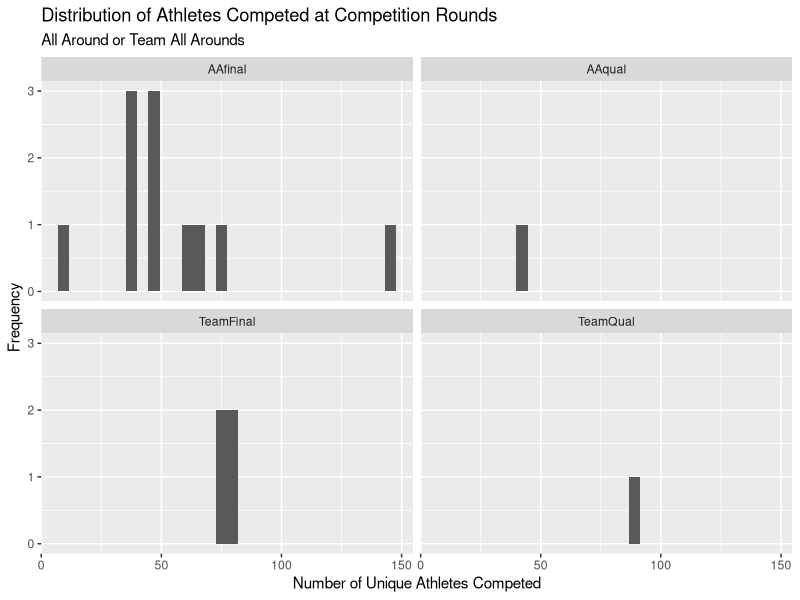
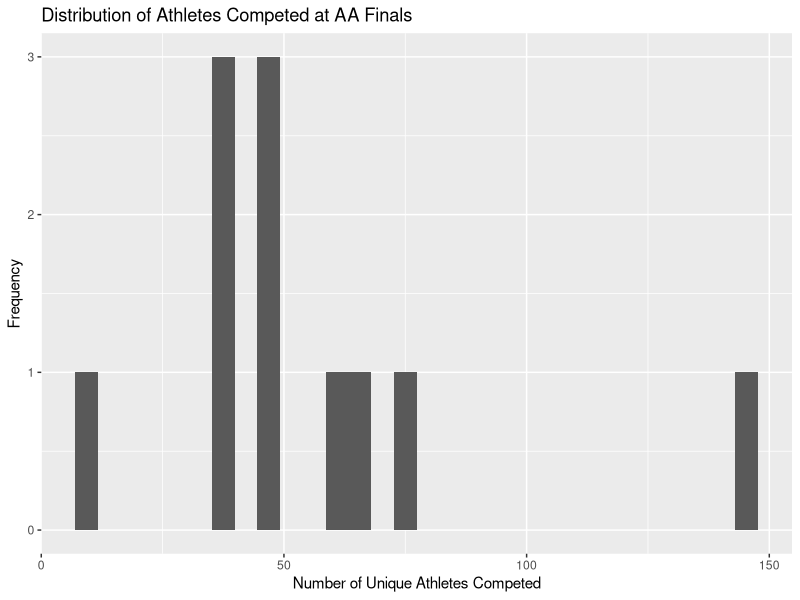
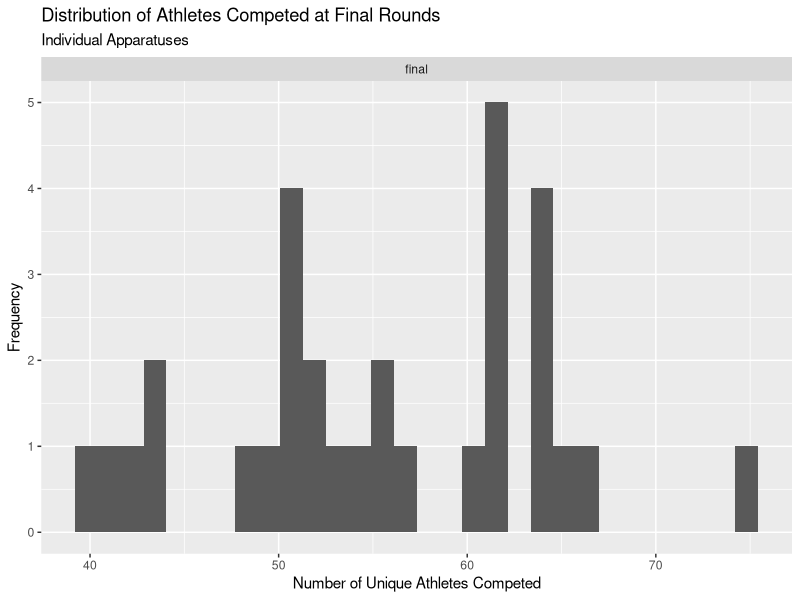
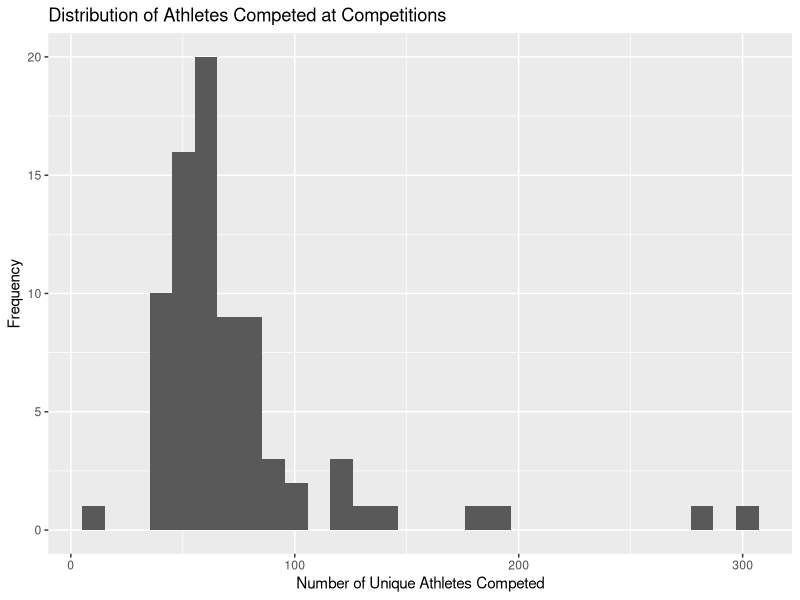
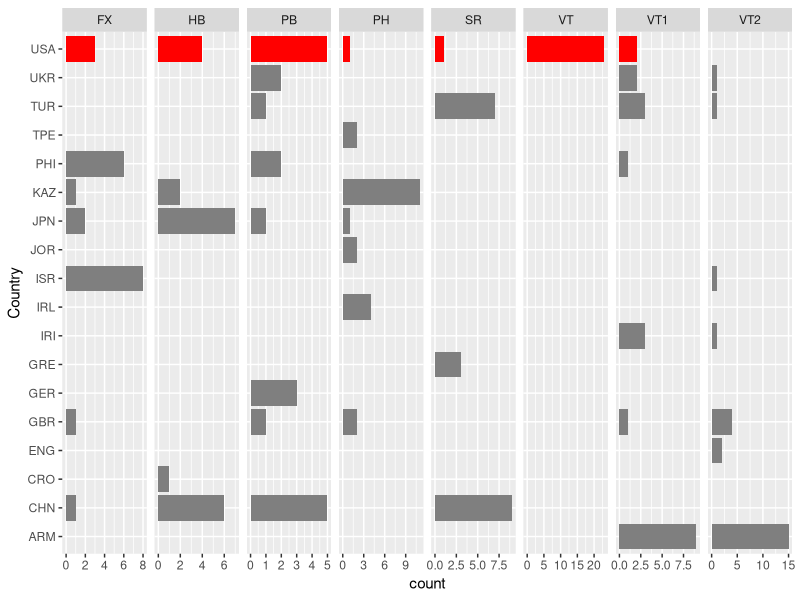
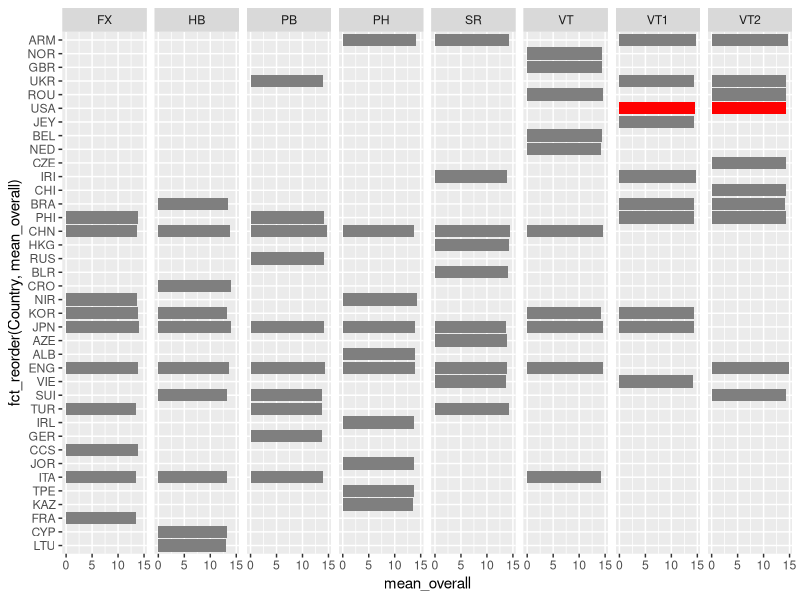
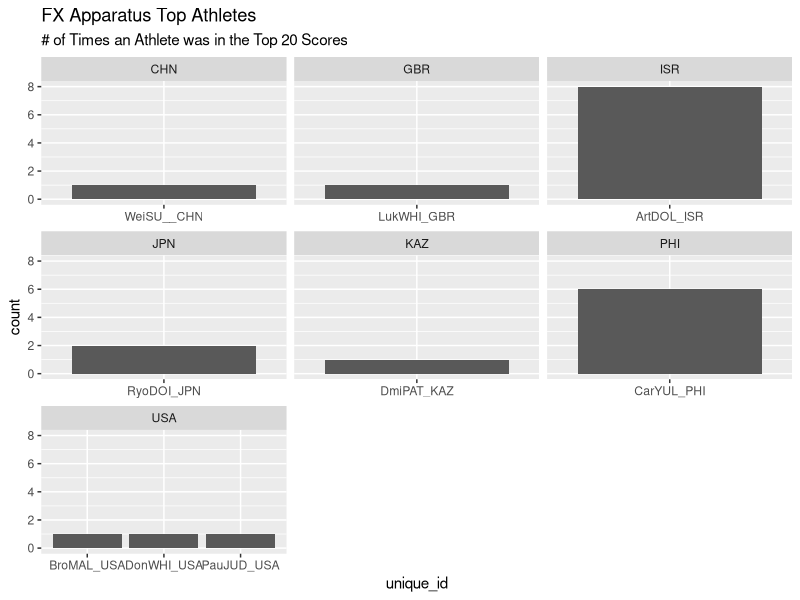
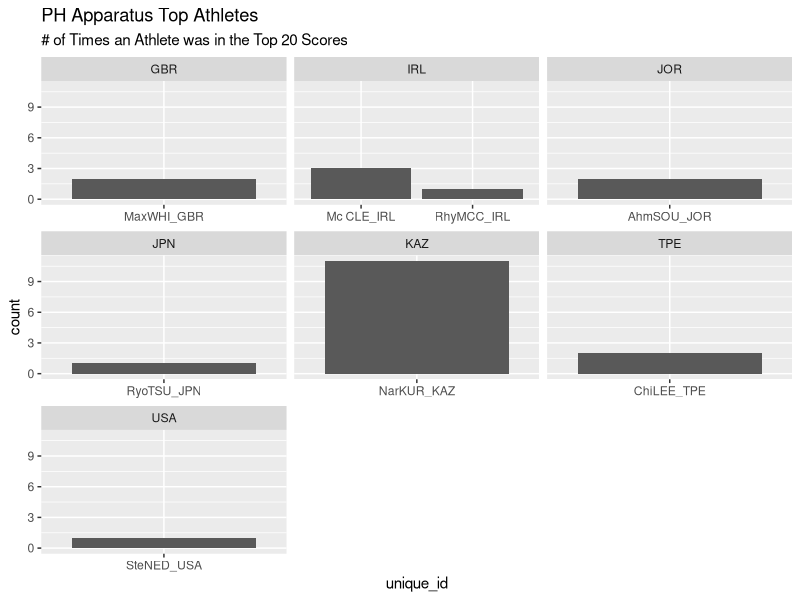

The R script that drew these images, in order: (Note: this script raises an error after producing the figures.)
## ---- chunk 1
#| echo : false
#| label: downloading-packages
#| message: false
#| include: false

library(tidyverse)
library(knitr)
library(stringr)
## ---- chunk 2
#| echo : false
#| label: read-data
#| message: false
#| include: false

#make sure this is forked to github so it's not a local file path
earlydata <- read_csv("Cleaned Data/data_2017_2021.csv")
laterdata <- read_csv("Cleaned Data/data_2022_2023.csv")

#will not be using early dataset because it only contains data about female athletes
early <- earlydata |>
  drop_na(Score, E_Score, D_Score, Apparatus, Round, Location, Competition, Country, Gender)

later <- laterdata |>
  drop_na(Score, E_Score, D_Score, Apparatus, Round, Location, Competition, Country, Gender)
## ---- chunk 3
#indonesian gymnast's name is Abiyu RAFI not ABIYURAFI
laterdata <- laterdata |>
  mutate(FirstName = ifelse(LastName == "ABIYURAFI" & FirstName == ".", "Abiyu", FirstName),
    LastName = ifelse(LastName == "ABIYURAFI", "RAFI", LastName))

laterdata <- laterdata |>
  mutate(Apparatus = if_else(Apparatus == 'hb', 'HB', Apparatus))


laterdata <- laterdata |>
  mutate(firstname_check = ifelse(str_length(FirstName) >= 3, 1, 0),
         lastname_check = ifelse(str_length(LastName) >= 3, 1, 0))

laterdata <- laterdata |>
  mutate(FirstName = ifelse(firstname_check == 0, paste0(FirstName, "_"), FirstName),
         LastName = ifelse(lastname_check == 0, paste0(LastName, "_"), LastName))

#based on string methods -- creating unique athlete IDs
laterdata <- laterdata |>
  mutate(unique_id = paste0(str_sub(FirstName, 1, 3), str_sub(LastName, 1, 3), "_", Country))

laterdata |>
  filter(Gender == "w",
         Country == "USA")

#create a vector for AA or team
AA_team <- c("AAfinal", "TeamFinal", "TeamQual", "AAqual")
'%notin%' <- function(x,y)!('%in%'(x,y))

finals_vector <- c("AAfinal", "TeamFinal", "final")
## ---- chunk 4
#these quantiles are already grouped by gender and competition, round, apapratus, etc. so no bleeding
quantiled_data <- laterdata |>
  group_by(Gender, Competition, Round, Apparatus) |>
  mutate(quantile_20s = ntile(-Score, 5),
         quantile_10s = ntile(-Score, 10))

#filter out the athletes who have NEVER made it to a final, ever
filtered_data <- quantiled_data |>
  group_by(unique_id) |>
  filter(any(Round == "final" | Round == "TeamFinal" | Round == "AAfinal")) |>
  ungroup()

#summary of number of athletes competed in each competition in each round
number_athletes <- filtered_data |>
  group_by(Competition, Round) |>
  summarise(athletes_participated = n_distinct(unique_id))

number_athletes |>
  filter(Round %in% AA_team) |>
  ggplot(aes(x = athletes_participated)) +
    geom_histogram() +
    facet_wrap(~ Round) +
    labs(x = "Number of Unique Athletes Competed",
         y = "Frequency",
         title = "Distribution of Athletes Competed at Competition Rounds",
         subtitle = "All Around or Team All Arounds")

number_athletes |>
  filter(Round == "AAfinal") |>
  ggplot(aes(x = athletes_participated)) +
    geom_histogram() +
    labs(x = "Number of Unique Athletes Competed",
         y = "Frequency",
         title = "Distribution of Athletes Competed at AA Finals")

# at the oceania continental championships, only 10 unique athletes competed
# every other competition at each round has at minimum 36 athletes competing

number_athletes |>
  filter(Round == "final") |>
  ggplot(aes(x = athletes_participated)) +
    geom_histogram() +
    facet_wrap(~ Round) +
    labs(x = "Number of Unique Athletes Competed",
         y = "Frequency",
         title = "Distribution of Athletes Competed at Final Rounds",
         subtitle = "Individual Apparatuses")


#at these final rounds, there are at least 40 athletes in each final, so it's fine

ggplot(number_athletes, aes(x = athletes_participated)) +
  geom_histogram() +
  labs(x = "Number of Unique Athletes Competed",
       y = "Frequency",
       title = "Distribution of Athletes Competed at Competitions")

#going to left join to show the number of athletes that participated per round

joined_data <- filtered_data |>
  left_join(number_athletes, by = c("Competition", "Round"))

#now the athletes_participated column = how many athletes competed in it


#this filters out the individual records for ppl who were not in top quantiles at a competition
final_data <- joined_data |>
  filter((athletes_participated <= 100 & quantile_20s == 1) | (athletes_participated > 100 & quantile_10s == 1) | (Competition == "Oceania Continental Championships 2023" & quantile_20s %in% c(1, 2)))

#now let's check the number of unique athletes left
final_data |>
  group_by(Country) |>
  summarise(athletes_left = n_distinct(unique_id))

#there are 679 athletes left in total once we have filtered, USA still has 91 left
## ---- chunk 5


#for only the apparatus events
top_20_apparatus_men <- laterdata |>
  filter(Gender == "m",
         Round %notin% AA_team) |>
  select(Apparatus, unique_id, Country, Date, Competition, Round, Score) |>
  group_by(Apparatus) |>
  arrange(desc(Score)) |>
  slice_max(order_by = Score, n = 20)

top_20_apparatus_women <- laterdata |>
  filter(Gender == "w",
         Round %notin% AA_team) |>
  select(Apparatus, unique_id, Country, Date, Competition, Round, Score) |>
  group_by(Apparatus) |>
  arrange(desc(Score)) |>
  slice_max(order_by = Score, n = 20)

#top_20_apparatus_men
## ---- chunk 6
top_20_apparatus_men |>
  ggplot(aes(x = Country, fill = ifelse(Country == "USA", "Is USA", "Not USA"))) +
  geom_bar() + 
  scale_fill_manual(values = c("Is USA" = "red", "Not USA" = "grey50")) +
  theme(legend.position = "none") +
  facet_grid(~ Apparatus, scales = "free_x") + 
  coord_flip()
## ---- chunk 7
apparatus_summary <- laterdata |>
  filter(Gender == "m") |>
  select(unique_id, Apparatus, Country, Date, Competition, Round, D_Score, E_Score, Score) |>
  group_by(Apparatus, Country) |>
  summarise(mean_difficulty = mean(D_Score),
            mean_execution = mean(E_Score),
            mean_overall = mean(Score)) |>
  slice_max(order_by = mean_overall, n = 10)

apparatus_summary
## ---- chunk 8
apparatus_summary |>
  ggplot(aes(x = mean_overall, y = fct_reorder(Country, mean_overall), fill = ifelse(Country == "USA", "Is USA", "Not USA"))) +
  geom_col() +
  scale_fill_manual(values = c("Is USA" = "red", "Not USA" = "grey50")) +
  theme(legend.position = "none") +
  facet_grid(~ Apparatus, scales = "free_y")
## ---- chunk 9
top_20_apparatus_men |>
  filter(Apparatus == "FX") |>
  ggplot(aes(x = unique_id)) +
  geom_bar() +
  facet_wrap(~ Country, scales = "free_x") +
  labs(title = "FX Apparatus Top Athletes",
       subtitle = "# of Times an Athlete was in the Top 20 Scores")

top_20_apparatus_men |>
  filter(Apparatus == "PH") |>
  ggplot(aes(x = unique_id)) +
  geom_bar() +
  facet_wrap(~ Country, scales = "free_x") +
  labs(title = "PH Apparatus Top Athletes",
       subtitle = "# of Times an Athlete was in the Top 20 Scores")

top_20_apparatus_men |>
  filter(Apparatus == "HB") |>
  ggplot(aes(x = unique_id)) +
  geom_bar() +
  facet_wrap(~ Country, scales = "free_x") +
  labs(title = "HB Apparatus Top Athletes",
       subtitle = "# of Times an Athlete was in the Top 20 Scores")

top_20_apparatus_men |>
  filter(Apparatus == "hb") |>
  ggplot(aes(x = unique_id)) +
  geom_bar() +
  facet_wrap(~ Country, scales = "free_x") +
  labs(title = "hb Apparatus Top Athletes",
       subtitle = "# of Times an Athlete was in the Top 20 Scores")

top_20_apparatus_men |>
  filter(Apparatus == "VT") |>
  ggplot(aes(x = unique_id)) +
  geom_bar() +
  facet_wrap(~ Country, scales = "free_x") +
  labs(title = "VT Apparatus Top Athletes",
       subtitle = "# of Times an Athlete was in the Top 20 Scores")

top_20_apparatus_men |>
  filter(Apparatus == "VT1") |>
  ggplot(aes(x = unique_id)) +
  geom_bar() +
  facet_wrap(~ Country, scales = "free_x") +
  labs(title = "VT1 Apparatus Top Athletes",
       subtitle = "# of Times an Athlete was in the Top 20 Scores")

top_20_apparatus_men |>
  filter(Apparatus == "VT2") |>
  ggplot(aes(x = unique_id)) +
  geom_bar() +
  facet_wrap(~ Country, scales = "free_x") +
  labs(title = "VT2 Apparatus Top Athletes",
       subtitle = "# of Times an Athlete was in the Top 20 Scores")

top_20_apparatus_men |>
  filter(Apparatus == "SR") |>
  ggplot(aes(x = unique_id)) +
  geom_bar() +
  facet_wrap(~ Country, scales = "free_x") +
  labs(title = "SR Apparatus Top Athletes",
       subtitle = "# of Times an Athlete was in the Top 20 Scores")

top_20_apparatus_men |>
  filter(Apparatus == "PB") |>
  ggplot(aes(x = unique_id)) +
  geom_bar() +
  facet_wrap(~ Country, scales = "free_x") +
  labs(title = "PB Apparatus Top Athletes",
       subtitle = "# of Times an Athlete was in the Top 20 Scores")
## ---- chunk 10
top_20_apparatus_women |>
  filter(Apparatus == "BB") |>
  ggplot(aes(x = unique_id)) +
  geom_bar() +
  facet_wrap(~ Country, scales = "free_x") +
  labs(title = "BB Apparatus Top Athletes",
       subtitle = "# of Times an Athlete was in the Top 20 Scores")

top_20_apparatus_women |>
  filter(Apparatus == "VT") |>
  ggplot(aes(x = unique_id)) +
  geom_bar() +
  facet_wrap(~ Country, scales = "free_x") +
  labs(title = "VT Apparatus Top Athletes",
       subtitle = "# of Times an Athlete was in the Top 20 Scores")

top_20_apparatus_women |>
  filter(Apparatus == "UB") |>
  ggplot(aes(x = unique_id)) +
  geom_bar() +
  facet_wrap(~ Country, scales = "free_x") +
  labs(title = "UB Apparatus Top Athletes",
       subtitle = "# of Times an Athlete was in the Top 20 Scores")

top_20_apparatus_women |>
  filter(Apparatus == "VT1") |>
  ggplot(aes(x = unique_id)) +
  geom_bar() +
  facet_wrap(~ Country, scales = "free_x") +
  labs(title = "VT1 Apparatus Top Athletes",
       subtitle = "# of Times an Athlete was in the Top 20 Scores")

top_20_apparatus_women |>
  filter(Apparatus == "VT2") |>
  ggplot(aes(x = unique_id)) +
  geom_bar() +
  facet_wrap(~ Country, scales = "free_x") +
  labs(title = "VT2 Apparatus Top Athletes",
       subtitle = "# of Times an Athlete was in the Top 20 Scores")


top_20_apparatus_women |>
  filter(Apparatus == "FX") |>
  ggplot(aes(x = unique_id)) +
  geom_bar() +
  facet_wrap(~ Country, scales = "free_x") +
  labs(title = "FX Apparatus Top Athletes",
       subtitle = "# of Times an Athlete was in the Top 20 Scores")
## ---- chunk 11
# splitting the data by men and women

final_women <- final_data |>
  filter(Gender == "w")
# has 1522 observations
# and 291 unique athletes left

final_men <- final_data |>
  filter(Gender == "m")
# has 2518 observations
# has 390 unique athletes left

final_women |>
  ggplot(aes(x = Score)) +
  geom_histogram() +
  facet_grid(~ Apparatus)

final_men |>
  ggplot(aes(x = Score)) +
  geom_histogram() +
  facet_grid(~ Apparatus)

## ---- chunk 12
final_women |>
  group_by(Apparatus) |>
  summarise(mean_score = mean(Score),
            var_score = var(Score),
            number_obs = n())

#using 3+ competitions, so that there is a variance
women_apparatus <- final_women |>
  group_by(Apparatus, unique_id, Country) |>
  summarise(mean_score = mean(Score),
            var_score = var(Score),
            number_obs = n(),
            mean_D = mean(D_Score),
            var_D = var(D_Score),
            mean_E = mean(E_Score),
            var_E = var(E_Score)) |>
  filter(number_obs >= 3)

#this the top 10 mean scores for each athlete
final_women_apparatus <- women_apparatus |>
  group_by(Apparatus) |>
  arrange(desc(mean_score)) |>
  slice_head(n = 10)

# women_apparatus |>
#   filter(number_obs >= 2) |>
#   group_by(Apparatus) |>
#   arrange(desc(mean_score)) |>
#   slice_head(n = 10)
## ---- chunk 13
calculate_p_value <- function(estimate, se, null_value = 0) {
  z <- (estimate - null_value) / se
  p_value <- 2 * pnorm(-abs(z))
  return(p_value)
}
## ---- chunk 14
# # Running fitdist() on normal dist and calculating p-value
# normal_fit = fitdist(final_women$D_Score[final_women$Apparatus == "BB"], "norm")
# summary(normal_fit)
# calculate_p_value(normal_fit$estimate[[1]], normal_fit$estimate[[2]])
# 
# # Compare this to the sample mean and standard deviation
# mean(final_women$D_Score[final_women$Apparatus == "HB"])
# sd(final_women$D_Score[final_women$Apparatus == "HB"])
## ---- chunk 15
# dscore_analysis <- function(data, apparatus) {
#   # Filtering data for the specified apparatus
#   filtered_data <- final_women[final_women$Apparatus == apparatus,]
# 
#   # Running fitdist() on normal distribution and calculating p-value
#   normal_fit <- fitdist(filtered_data$D_Score, "norm")
#   print(summary(normal_fit))
#   p_value <- calculate_p_value(normal_fit$estimate[[1]], normal_fit$estimate[[2]])
#   print(paste("P-value:", p_value))
# 
#   # Outputting sample mean and standard deviation
#   mean_val <- mean(filtered_data$D_Score)
#   sd_val <- sd(filtered_data$D_Score)
#   print(paste("Mean:", mean_val, "Standard Deviation:", sd_val))
# 
#   # Returning all calculated and fitted values
#   return(list(normal_fit = normal_fit,
#               p_value = p_value,
#               mean_val = mean_val,
#               sd_val = sd_val,
#               normal_mu_fit = normal_mu_fit,
#               invgamma_sd_fit = invgamma_sd_fit))
# }

# Usage example:
#dscore_analysis(final_women, "BB")

## ---- chunk 16
# #calculate for the mus
# calculate_fits <- function(data, apparatus, meanchoice, varchoice) {
# 
#   # Fit a normal distribution to the means
#   normal_mu_fit <- fitdist(data$meanchoice, "norm")
# 
#   # Fit an inverse gamma distribution to the standard deviations (excluding zeros)
#   invgamma_var_fit <- fitdist(data$varchoice, "invgamma")
# 
#   # Return the fitted distributions
#   return(list(normal_mu_fit = normal_mu_fit, invgamma_var_fit = invgamma_var_fit))
# }
# 
# # Usage example:
# fits <- calculate_fits(women_apparatus, "BB", mean_D, var_D)


## ---- chunk 17
# smc = 1000
# m_0 =  normal_mu_fit$estimate[[1]]
# sig_0 = normal_mu_fit$estimate[[2]]
# k_0 = invgamma_sd_fit$estimate[[1]] 
# v_0 = invgamma_sd_fit$estimate[[2]]
# 
# analyze_athlete = function(athlete_results, m_0, sig_0, k_0, v_0, smc) {
#   n = length(athlete_results)
#   ybar = mean(athlete_results)
#   
#   if (is.na(var(athlete_results))) {
#     var = 0
#   } else {
#     var = var(athlete_results) 
#   }
#   
#   k_n = k_0 + n
#   v_n = v_0 + n
#   m_n = (k_0*m_0 + n*ybar)/k_n
#   sig_n = (v_0*sig_0 + (n-1)*var + k_0*n*(ybar - m_0)**2/k_n)/v_n
#   sig_sample = mean(rinvgamma(smc, v_n/2, sig_n*v_n/2))
#   theta_sample = mean(rnorm(smc, m_n, sqrt(sig_sample/k_n)))
#   
#   return(c(theta_sample, sig_sample))
# }
## ---- chunk 18
# FOR BB, TRYING IT OUT
# Assuming you have your data in a variable `y`
# Set up the data
mean_y <-13.23694  # Mean of your data
var_y <- 0.4176740    # Variance of your data
n <- 373   # Number of data points

# Set up initial values
S <- 1000                  # Number of samples to draw
PHI <- matrix(nrow = S, ncol = 2)  # Matrix to store samples
PHI[1, ] <- phi <- c( mean_y, 1/var_y)
   # Initial values

# Set prior parameters (mu0, tau0 squared, nu0, s20)
#THIS IS SO FAKE IM JUST USING PRIORS FROM THE TEXTBOOK
mu0<- 1.9 ; t20 <- 0.95^2 ; s20 <- .01 ; nu0<-1

# Gibbs sampling
set.seed(1)   # For reproducibility
for (s in 2:S) {
    # Update theta (mu) from its full conditional
    mun <- (mu0 / t20 + n * mean_y * PHI[s - 1, 2]) / (1 / t20 + n * PHI[s - 1, 2])
    t2n <- 1 / (1 / t20 + n * PHI[s - 1, 2])
    PHI[s, 1] <- rnorm(1, mun, sqrt(t2n))

    # Update 1/sigma squared from its full conditional
    nun <- nu0 + n
    s2n <- (nu0 * s20 + (n - 1) * var_y + n * (mean_y - PHI[s, 1])^2) / nun
    PHI[s, 2] <- rgamma(1, nun / 2, nun * s2n / 2)
}

# PHI now contains the samples from the posterior

